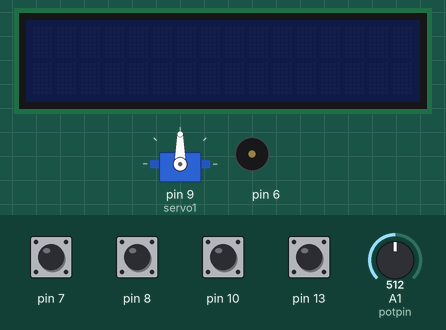
Recording of a sketch running on a simulated Arduino Uno, built with avr-gcc and run on an emulated ATmega328P. On the bench: servo, 16×2 character LCD, buzzer (waves = sounding). The test bench sets the inputs (shaded band); at power-on: pin 7, pin 8, pin 10, pin 13 HIGH, A1 (potpin) = 512. What the sketch prints to the serial monitor is not drawn.

Above: at 1.2 s.
1.3 s: pin 7 pulled LOW for 0.15 s
At 4.2 s:
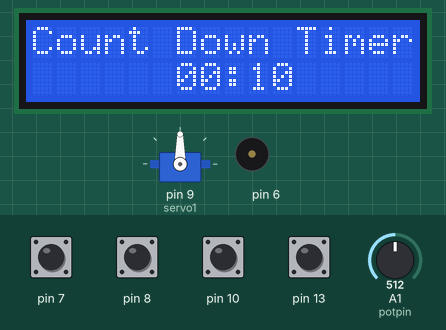
4.3 s: pin 8 pulled LOW for 1 s
At 16.1 s:
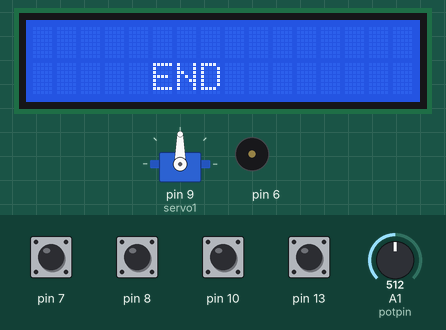
Timing chart, 0 to 16.8 s (numbered marks = the images above; inputs shaded):
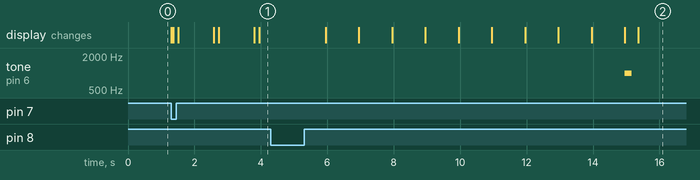

Measured:
- after the input at 1.3 s, the display: first changes at once (image 1 shows a later state)
- after the input at 4.3 s, tone on pin 6: silent → 1000 Hz after 10.7 s, → silent 0.20 s later; the display: first changes after 1.7 s (image 2 shows a later state)

The sketch:

Second-version_6452_code.ino
```cpp
#include <LiquidCrystal.h>
#include <Servo.h>  // servo library
  
int hours = 0; // start hours
int minutes = 0; //start min
int seconds = 10; //start seconds
int value;
Servo servo1;  // servo control object
int sensorValue = 0;
int potpin = A1;  // analog pin used to connect the potentiometer
int val;    // variable to read the value from the analog pin
 
LiquidCrystal lcd(12, 11, 5, 4, 3, 2); ////Pin Code for Arduino LCD

 
void setup() {
  pinMode(6, OUTPUT);
  pinMode(13, INPUT);
  digitalWrite(13, HIGH);
  pinMode(10, INPUT);
  digitalWrite(10, HIGH);
  pinMode(8, INPUT);
  digitalWrite(8, HIGH);
  pinMode(7, INPUT);
  digitalWrite(7, HIGH);
  servo1.attach(9);
  Serial.begin(9600);
}
 
void loop() {

int position;

Serial.println(sensorValue);
val = analogRead(potpin);            // reads the value of the potentiometer (value between 0 and 1023)
val = map(val, 0, 1023, 0, 180);     // scale it to use it with the servo (value between 0 and 180)
servo1.write(val);                  // sets the servo position according to the scaled value
delay(15);                           // waits for the servo to get there
if(digitalRead(7) == LOW){
  value = 1;}
 while (hours > 0 || minutes > 0 || seconds >= 0 && value == 1) {
 lcd.begin(16, 2);
 lcd.print("Count Down Timer ");
 
 // lcd.scrollDisplayLeft();
 // wait a bit:
 delay(150);

lcd.setCursor(6, 2);
(minutes < 10) ? lcd.print("0") : NULL;
 lcd.print(minutes);
 lcd.print(":");
 (seconds < 10) ? lcd.print("0") : NULL;
 lcd.print(seconds);
 lcd.display();
 
 delay(1000);


if (digitalRead(13) == LOW)
    {
     minutes++;
    }
else if (digitalRead(10) == LOW)
    {
     seconds++;
    }
else if (digitalRead(7) == LOW)
    {
    minutes = 0;
    seconds = 1;
    }

if(seconds > 59)
     {
      minutes++;
      seconds = 0;
     }
if(minutes > 59)
     {
      minutes = 0;
     }


if(digitalRead(8) == LOW)
    {
    value = 2;

while (hours > 0 || minutes > 0 || seconds >= 0 && value == 2){
  lcd.setCursor(6, 2);
 (minutes < 10) ? lcd.print("0") : NULL;
 lcd.print(minutes);
 lcd.print(":");
 (seconds < 10) ? lcd.print("0") : NULL;
 lcd.print(seconds);
 lcd.display();
 stepDown();
 delay(1000);
  }
}
 }
}
 
void stepDown() {
 if (seconds > 0) {
 seconds -= 1;
 } else if (minutes > 0){
 
 seconds = 59;
 minutes -= 1;
 }
else if (seconds == 0 && minutes == 0)
{
  trigger();
 }
}
 
void trigger() {
 lcd.clear(); // clears the screen and buffer
 lcd.setCursor(5, 1); // set timer position on lcd for end.
 tone(6, 1000, 200);
  delay(200);
  noTone(6);
  delay(200);
 lcd.println("END ");
 delay(1000);
 
 lcd.display();
}
```
